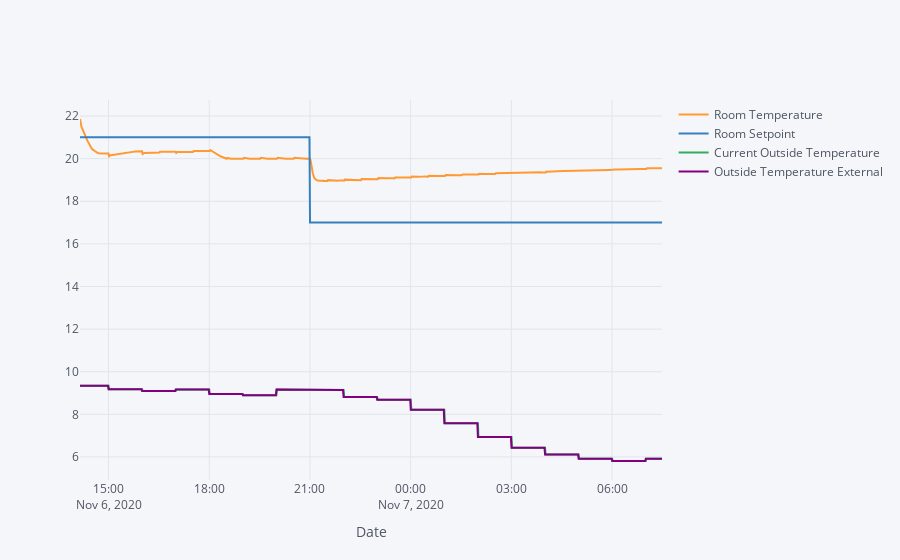

Write notebook code for a chart like this one.
### Code cell
#Plot the Room Temperature, Room Setpoint, Cuurent Outside Temperature, Outside Temperature External
X.loc[ : , ['Room Temperature', 'Room Setpoint', 'Current Outside Temperature', 'Outside Temperature External']].iplot(width = 2, xTitle='Date')

### Figure 1 — Plotly figure (JSON) as saved in the notebook; plotly's stock layout.template omitted (floating-point values rounded to 4 significant figures; data arrays with more than 128 entries replaced by an {"elided": "..."} marker saying what was removed)
{"data": [{"line": {"color": "rgba(255, 153, 51, 1.0)", "dash": "solid", "shape": "linear", "width": 2}, "mode": "lines", "name": "Room Temperature", "text": "", "type": "scatter", "x": {"elided": "1022 str values"}, "y": {"elided": "1022 float values"}}, {"line": {"color": "rgba(55, 128, 191, 1.0)", "dash": "solid", "shape": "linear", "width": 2}, "mode": "lines", "name": "Room Setpoint", "text": "", "type": "scatter", "x": {"elided": "1022 str values"}, "y": {"elided": "1022 int values"}}, {"line": {"color": "rgba(50, 171, 96, 1.0)", "dash": "solid", "shape": "linear", "width": 2}, "mode": "lines", "name": "Current Outside Temperature", "text": "", "type": "scatter", "x": {"elided": "1022 str values"}, "y": {"elided": "1022 float values"}}, {"line": {"color": "rgba(128, 0, 128, 1.0)", "dash": "solid", "shape": "linear", "width": 2}, "mode": "lines", "name": "Outside Temperature External", "text": "", "type": "scatter", "x": {"elided": "1022 str values"}, "y": {"elided": "1022 float values"}}], "layout": {"legend": {"bgcolor": "#F5F6F9", "font": {"color": "#4D5663"}}, "paper_bgcolor": "#F5F6F9", "plot_bgcolor": "#F5F6F9", "title": {"font": {"color": "#4D5663"}}, "xaxis": {"gridcolor": "#E1E5ED", "showgrid": true, "tickfont": {"color": "#4D5663"}, "title": {"font": {"color": "#4D5663"}, "text": "Date"}, "zerolinecolor": "#E1E5ED"}, "yaxis": {"gridcolor": "#E1E5ED", "showgrid": true, "tickfont": {"color": "#4D5663"}, "title": {"font": {"color": "#4D5663"}, "text": ""}, "zerolinecolor": "#E1E5ED"}}}
